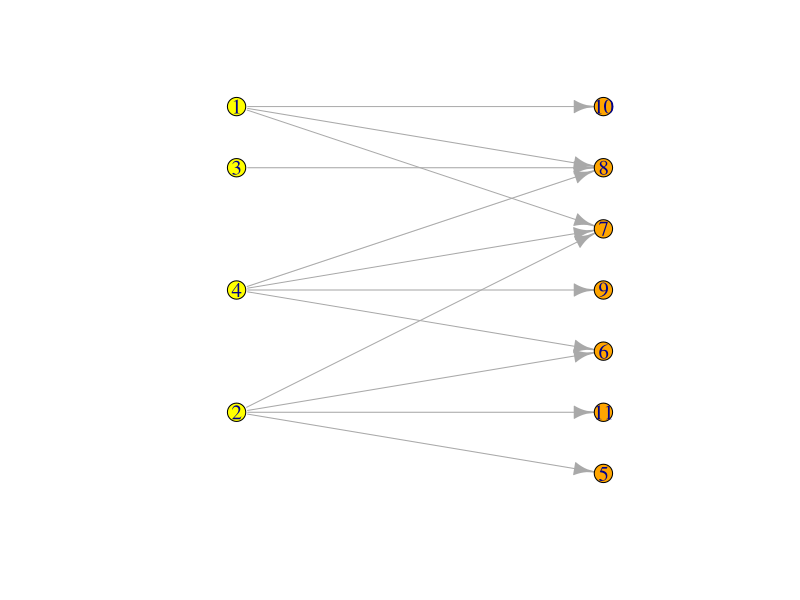
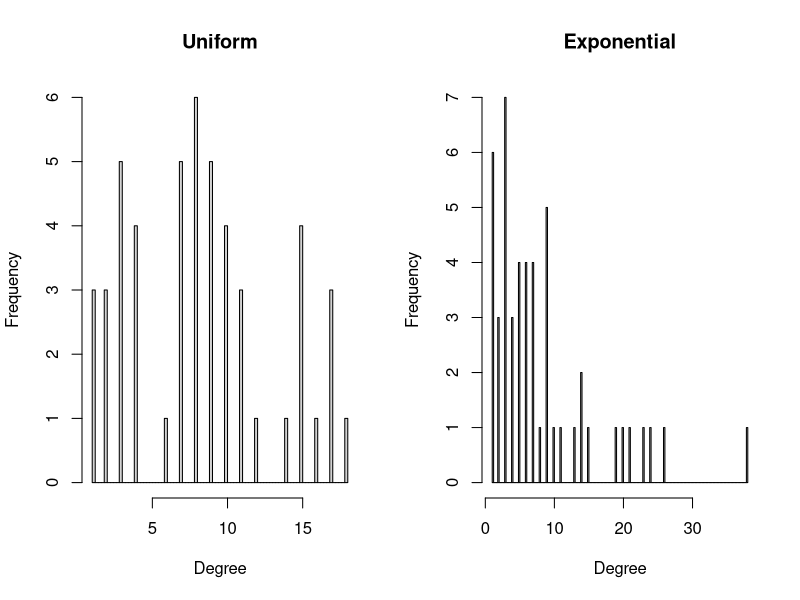

These figures' R source, in order:
# Chapter 2.4 - examples
library(igraph)
##

# Same vertices as the graph in Chapter 2.4.1 in Lecture Notes
# Edges created randomly may differ from those in L.Notes
skthBIG <- function(showplot=FALSE){
tmp.card_alphai <- c(3,4,1,5)
tmp.card_betak <- c(1,2,3,3,2,1,1)



# Generate random bipartite graph.
# g <- sample_bipartite(6, 9, type="Gnm",m=15,directed=TRUE) # this may generate a graph with isolated nodes
g <- sample_degseq(out.deg=c(tmp.card_alphai,rep(0,length(tmp.card_betak))), in.deg = c(rep(0,length(tmp.card_alphai)),tmp.card_betak))


# Simplify graph by removing loops and multiple edges
g <- simplify(g, remove.multiple = TRUE, remove.loops = TRUE,
              edge.attr.comb = igraph_opt("edge.attr.comb"))

# Apply bipartite layout
LO_bipart <- layout_as_bipartite(g,types=bipartite_mapping(g)$type)
LO_bipart[bipartite_mapping(g)$type==FALSE,2] <- 0
LO_bipart[bipartite_mapping(g)$type==TRUE,2] <- 1



nodecolor <- rep("yellow",length(V(g)))
nodecolor[bipartite_mapping(g)$type==TRUE] <- "orange"

# Plot BIG
if(showplot){
plot(g, vertex.label=V(g), vertex.size=10,vertex.label.dist=0,vertex.label.cex=1.25,
     vertex.color=nodecolor, layout=LO_bipart[,2:1])
}
return(list(G=g))
}


skthBIG(showplot=TRUE)

# To make total number of in and out-degrees equal
degcorrection <- function(controldeg,targetdeg){
  check=as.numeric(sum(targetdeg)!=sum(controldeg))
  while(check==1){
    if(sum(targetdeg)>sum(controldeg)){diff <- sum(targetdeg)-sum(controldeg)
    selones <- targetdeg==1
    targetdeg[!selones] <- trunc(targetdeg[!selones]*(sum(controldeg)-sum(selones))/(sum(targetdeg)-sum(selones)))
    }
    
    if(sum(targetdeg)<sum(controldeg)){diff <- sum(controldeg)-sum(targetdeg)
    sel <- sample(1:length(targetdeg),diff,replace=TRUE,prob=targetdeg)
    targetdeg[unique(sel[order(sel)])] <- targetdeg[unique(sel[order(sel)])] + as.vector(table(sel))
    }
    check=as.numeric(sum(targetdeg)!=sum(controldeg))
  }
  return(targetdeg)
}

# Generate two random graphs with deg. dist.: uniform and skewed
mainrndBIG <- function(sizeF=50,sizeOmega=10,meanoutdeg=10,showplot=FALSE){
  ## Exponential degree distribution
  set.seed(260521)
  out_degs_exp <- sample(1:sizeF, sizeF, replace=TRUE, prob=exp(-(1/meanoutdeg)*(1:sizeF)))
  
  
  meanindeg <- trunc(sum(out_degs_exp)/sizeOmega+0.5)
  set.seed(260521)
  in_degs <- sample(1:sizeOmega, sizeOmega, replace=TRUE, prob=exp(-(1/meanindeg)*(1:sizeOmega)))
  in_degs <- degcorrection(out_degs_exp,in_degs)   
  
  
  set.seed(260521)
  grnd <- sample_degseq(out.deg=c(out_degs_exp,rep(0,length(in_degs))),in.deg = c(rep(0,length(out_degs_exp)),in_degs))
  g_exp <- make_empty_graph(n=length(V(grnd)))
  g_exp <- add_edges(g_exp,edges=c(t(unique(as_edgelist(grnd)))))
  
  ## Uniform degree distribution: with same F, Omega and the total number of edges as the exponential one
  set.seed(260521)
  out_degs_uni <- trunc(runif(sizeF,1,trunc((2*sum(out_degs_exp)/sizeF-1)+0.5)))
  out_degs_uni <- degcorrection(out_degs_exp,out_degs_uni) 
  
  set.seed(260521)
  in_degs <- trunc(runif(sizeOmega,1,trunc((2*sum(out_degs_uni)/sizeOmega-1)+0.5)))
  in_degs <- degcorrection(out_degs_uni,in_degs)   
  
  set.seed(260521)
  grnd <- sample_degseq(out.deg=c(out_degs_uni,rep(0,length(in_degs))),in.deg = c(rep(0,length(out_degs_uni)),in_degs))
  g_uni <- make_empty_graph(n=length(V(grnd)))
  g_uni <- add_edges(g_uni,edges=c(t(unique(as_edgelist(grnd)))))
  
  if(showplot){par(mfrow=c(1,2))
    hist(out_degs_uni,xlab='Degree',main='Uniform',breaks=max(out_degs_uni)*5)
    hist(out_degs_exp,xlab='Degree',main='Exponential',breaks=max(out_degs_exp)*5)}
  
  return(list(Guniform=g_uni,Gskewed=g_exp))
  
}


# zi-values
zFun <- function(popgraph,coefgamma=0,n=2,multiplicity=FALSE){
  edgeik <- data.frame(as_edgelist(popgraph))
  colnames(edgeik) <- c('i','k')
  idx_F <- unique(edgeik$i)
  idx_omega <- unique(edgeik$k)
  card_alphai <- NULL
  for(i in idx_F){
    card_alphai <- c(card_alphai,sum(edgeik$i %in% i))  
  }
  
  card_betak <- NULL
  for(k in idx_omega){
    card_betak <- c(card_betak,sum(edgeik$k %in% k))  
  }
  yk <- rep(1,length(idx_omega))
  probi <- rep(n/length(idx_F),length(idx_F))
  zi <-  NULL
  for(i in idx_F){
    if(i %in% edgeik$i){
      tmp.k <- edgeik$k[edgeik$i %in% i]
      if(multiplicity){tmp.zi <- sum(yk[idx_omega %in% tmp.k]/card_betak[idx_omega %in% tmp.k])}
      if(!multiplicity){
        tmp.zi <- 0
        for(k in tmp.k){
          betak <- edgeik$i[edgeik$k %in% k]
          wik <- (probi[idx_F==i]*(1/(card_alphai[unique(edgeik$i)==i])^coefgamma)/(sum(probi[idx_F %in% betak]*(1/card_alphai[unique(edgeik$i) %in% betak])^coefgamma)))
          tmp.zi <- tmp.zi + yk[idx_omega==k]*wik
        }
      }
    }
    if(!(i %in% edgeik$i)){
      tmp.zi <- 0}
    zi <- c(zi,tmp.zi)
  }
  return(zi)
}



# HTE, HH-type estimators and priority-rule estimators
mainBIGSIWE <- function(popgraph,coefgamma=0,n=2){
  edgeik <- data.frame(as_edgelist(popgraph))
  colnames(edgeik) <- c('i','k')
  idx_F <- unique(edgeik$i)
  N <- length(idx_F)
  idx_omega <- unique(edgeik$k)
  card_alphai <- NULL
  for(i in idx_F){
    card_alphai <- c(card_alphai,sum(edgeik$i %in% i))  
  }
  
  card_betak <- NULL
  for(k in idx_omega){
    card_betak <- c(card_betak,sum(edgeik$k %in% k))  
  }
  
  yk <- rep(1,length(idx_omega))
  probi <- rep(n/N,N)
  probk <- 1-choose(N-card_betak,n)/choose(N,n)
  
  
  # All possible subsets
  all.subsets <- combn(N,n)
  B <- dim(all.subsets)[2]

  # Estimates over random samples
  YhatHH_alpha <- NULL
  YhatHT <- NULL
  Yhatp <- matrix(0,nrow=B,ncol=3)
  for(b in 1:B){
    s0 <- idx_F[all.subsets[,b]]
    s1 <- unique(edgeik$k[edgeik$i %in% s0])
    zi_alpha <- zFun(popgraph,coefgamma)
    probi <- rep(n/N,N)
    YhatHH_alpha <- c(YhatHH_alpha,sum(zi_alpha[idx_F %in% s0]/probi[idx_F %in% s0])) 
    YhatHT <- c(YhatHT,sum(yk[idx_omega %in% s1]/probk[idx_omega %in% s1])) 
    # For priority-rule estimators 
    col.id <- 1
    for(orderF in c('random','ascending','descending')){
      idx_F_ordered <- idx_F[order(runif(N,0,1))]
      if(orderF=="ascending"){idx_F_ordered <- idx_F[order(card_alphai)]}
      if(orderF=="descending"){idx_F_ordered <- rev(idx_F[order(card_alphai)])}
    tmp.Yhatp <- 0
    for(k in s1){
      betak <- edgeik$i[edgeik$k %in% k]
      prioriloc <- min(which(idx_F_ordered %in% betak[betak %in% s0]))
      priori <- idx_F_ordered[prioriloc]
      dik <- sum(which(idx_F_ordered %in% betak)<prioriloc)
      pik <- choose(N-1-dik,n-1)/choose(N-1,n-1)
      tmp.Yhatp <- tmp.Yhatp + yk[idx_omega %in% k]/pik/card_betak[idx_omega %in% k]/probi[idx_F %in% priori]
    }
    Yhatp[b,col.id] <- tmp.Yhatp
    col.id <- col.id + 1
    }
  }
  
  cat("gamma =",coefgamma,"\n")
  cat("idxF: ",idx_F, '\t',"alphai: ", card_alphai,"\n")

  resultIWE <- t(array(c(mean(YhatHT),mean(YhatHH_alpha),mean(Yhatp[,1]),mean(Yhatp[,2]),mean(Yhatp[,3]),c(var(YhatHT),var(YhatHH_alpha),var(Yhatp[,1]),var(Yhatp[,2]),var(Yhatp[,3]))*(B-1)/B),c(5,2)))
  colnames(resultIWE) <- c('YhatHTE','ZhatHH','Zhatp_rnd','Zhatp_asc','Zhatp_desc')
  rownames(resultIWE) <- c('ExpectedValue','Variance')
  print(resultIWE)
}


popg <- skthBIG()$G



# Simulation study for random graphs with uniform and skewed deg.dist.
# HTE, HH-type estimators and priority-rule estimators
mainsimBIGSIWE <- function(popgraph,coefgamma=0,n=2,B=50){
  edgeik <- data.frame(as_edgelist(popgraph))
  colnames(edgeik) <- c('i','k')
  idx_F <- unique(edgeik$i)
  N <- length(idx_F)
  idx_omega <- unique(edgeik$k)
  card_alphai <- NULL
  for(i in idx_F){
    card_alphai <- c(card_alphai,sum(edgeik$i %in% i))  
  }
  
  card_betak <- NULL
  for(k in idx_omega){
    card_betak <- c(card_betak,sum(edgeik$k %in% k))  
  }
  
  yk <- rep(1,length(idx_omega))
  probi <- rep(n/N,N)
  probk <- 1-choose(N-card_betak,n)/choose(N,n)
  

  # Estimates over random samples
  YhatHH_alpha <- NULL
  YhatHT <- NULL
  Yhatp <- matrix(0,nrow=B,ncol=3)
  for(b in 1:B){
    set.seed(270521+b)
    s0 <- sample(idx_F,n)
    s1 <- unique(edgeik$k[edgeik$i %in% s0])
    zi_alpha <- zFun(popgraph,coefgamma)
    probi <- rep(n/N,N)
    YhatHH_alpha <- c(YhatHH_alpha,sum(zi_alpha[idx_F %in% s0]/probi[idx_F %in% s0])) 
    YhatHT <- c(YhatHT,sum(yk[idx_omega %in% s1]/probk[idx_omega %in% s1])) 
    # For priority-rule estimators 
    col.id <- 1
    for(orderF in c('random','ascending','descending')){
      idx_F_ordered <- idx_F[order(runif(N,0,1))]
      if(orderF=="ascending"){idx_F_ordered <- idx_F[order(card_alphai)]}
      if(orderF=="descending"){idx_F_ordered <- rev(idx_F[order(card_alphai)])}
      tmp.Yhatp <- 0
      for(k in s1){
        betak <- edgeik$i[edgeik$k %in% k]
        prioriloc <- min(which(idx_F_ordered %in% betak[betak %in% s0]))
        priori <- idx_F_ordered[prioriloc]
        dik <- sum(which(idx_F_ordered %in% betak)<prioriloc)
        pik <- choose(N-1-dik,n-1)/choose(N-1,n-1)
        tmp.Yhatp <- tmp.Yhatp + yk[idx_omega %in% k]/pik/card_betak[idx_omega %in% k]/probi[idx_F %in% priori]
      }
      Yhatp[b,col.id] <- tmp.Yhatp
      col.id <- col.id + 1
    }
  }
  
  cat("gamma =",coefgamma,"\n")
  cat('(N,n) =',N,n,'\n')
  cat('max.|betak| =',max(card_betak),'\n')
  
  resultIWE <- t(array(c(var(YhatHH_alpha),apply(Yhatp,2,var))/var(YhatHT),c(4,1)))
  colnames(resultIWE) <- c('ZhatHH','Zhatp_rnd','Zhatp_asc','Zhatp_desc')
  rownames(resultIWE) <- c('RE')
  print(resultIWE)
  }


poprndg <- mainrndBIG(showplot=TRUE)

popg_uni <- poprndg$Guniform
popg_skew <- poprndg$Gskewed

